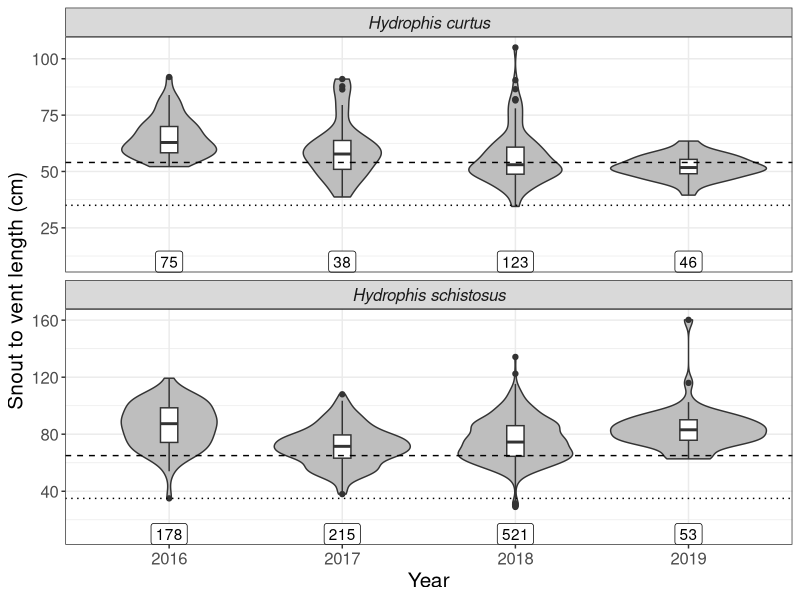
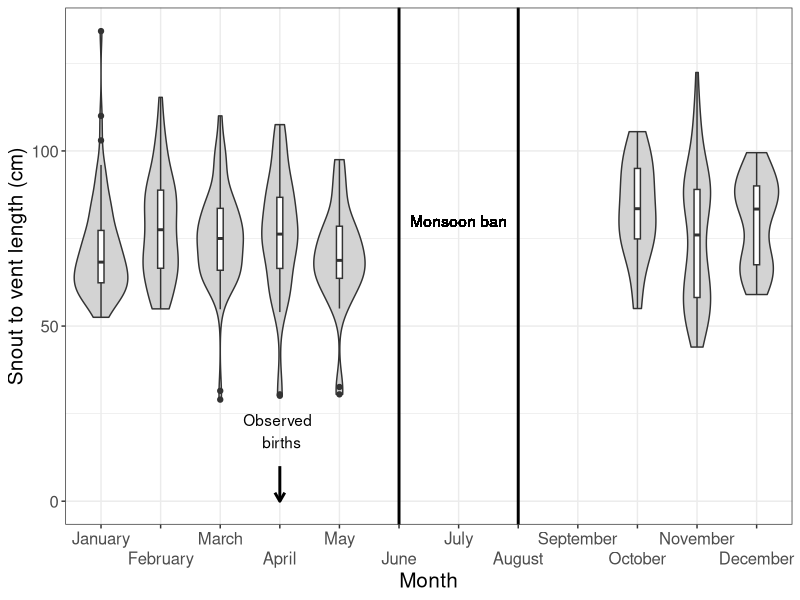
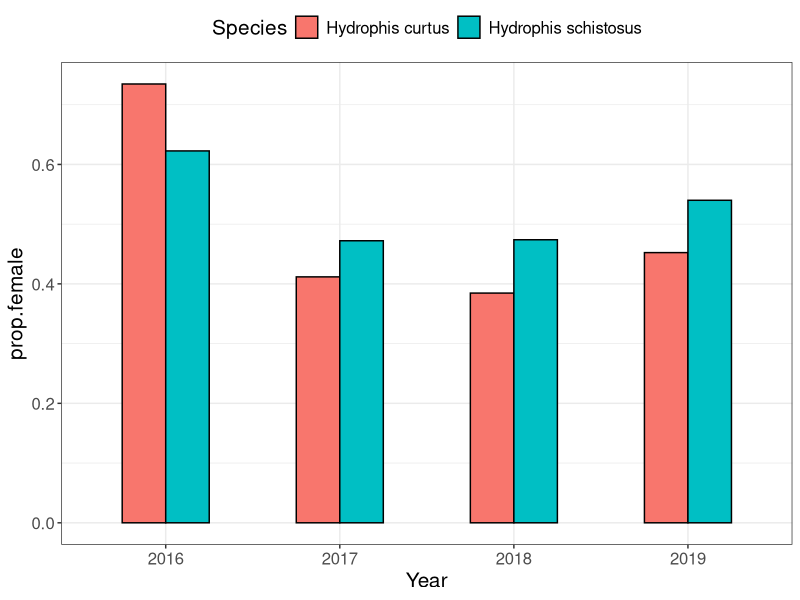
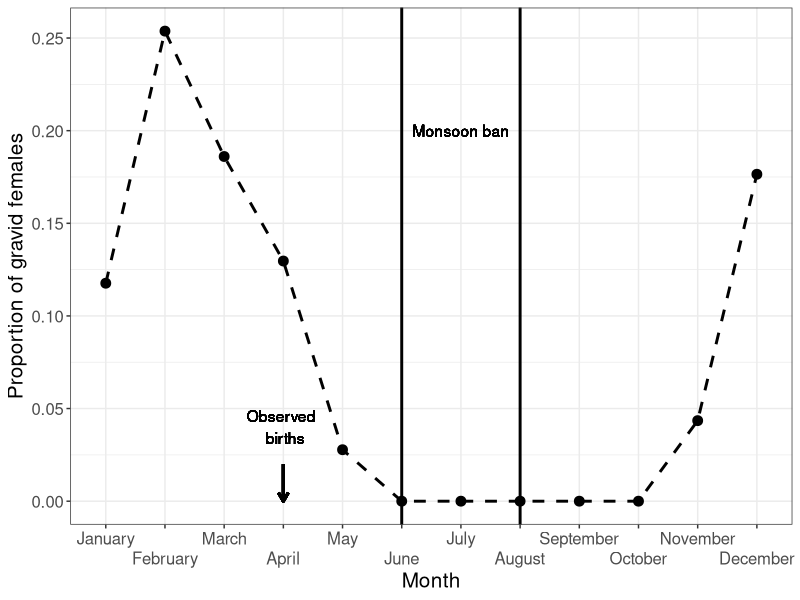
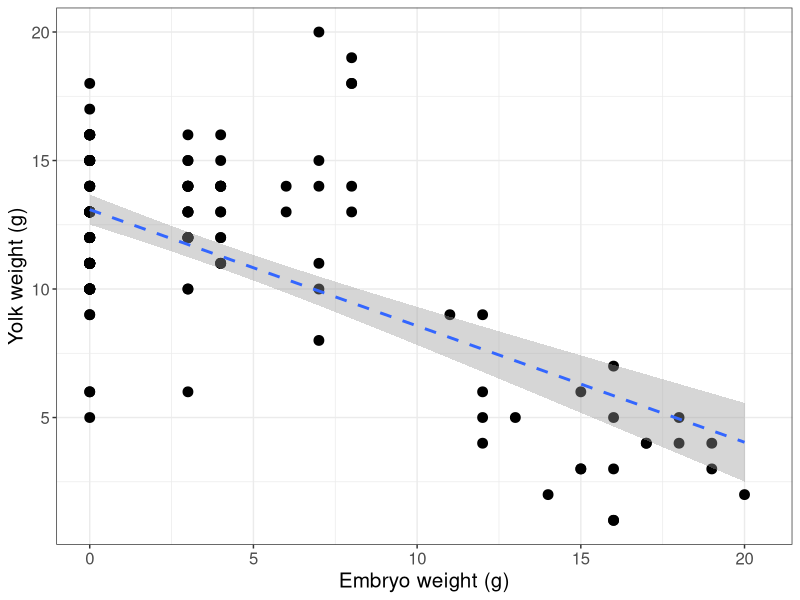
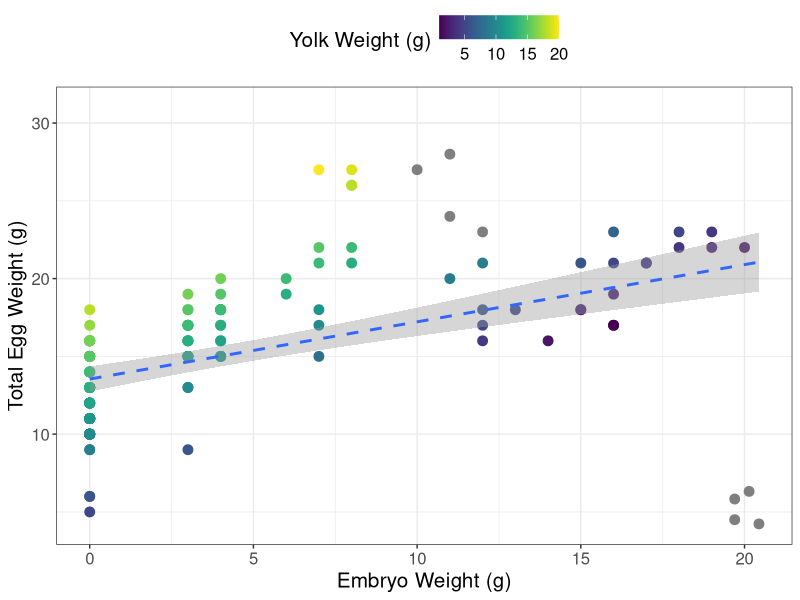
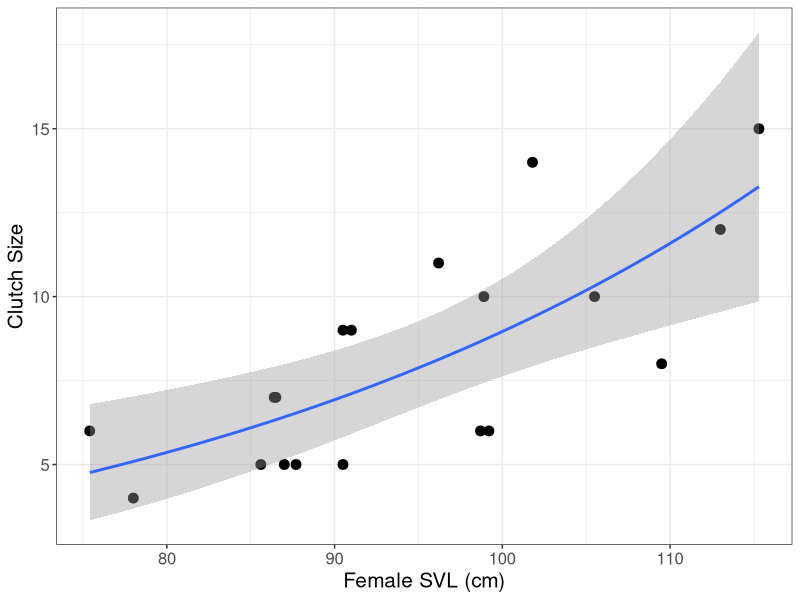
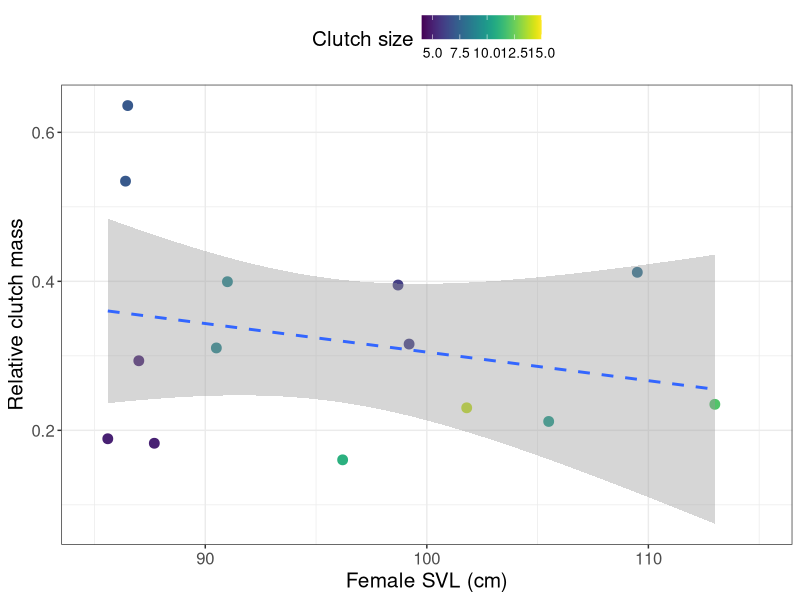

R code for these plots, in order:
## ---- chunk 1
#Global options

options(max.print="75")
knitr::opts_chunk$set(error = T, warning = F, message = F, tidy = T, cache = T,
                      dpi = 300, fig.align = "center", fig.height = 4.5, fig.width = 8)

#Required libraries

library(tidyverse)
library(lubridate)
library(viridis)

# Importing data

snakes = read.csv("./Data/Sea-snakes_fish-dep_mastersheet_250420.csv")
embryos = read.csv("./Data/Sea snake_embryo data_mastersheet.csv")

snakes <- snakes%>%
  mutate(Year = as.factor(Year))%>%
  filter(Species == "Hydrophis curtus" | Species == "Hydrophis schistosus")%>%
  droplevels()


theme_set(theme_bw()+
            theme(legend.position = "top",
                  text = element_text(size = 15)
                  )
          )#setting ggplot theme

HS <- snakes%>%
  filter(Species == "Hydrophis schistosus")%>% # filtering out other snakes from bycatch data
  mutate(Year = as.factor(Year))


## ---- chunk 2
snakes%>%
  group_by(Species)%>%
  count(name = "N")
## ---- chunk 3
snakes%>%
  filter(Gear.Type != "")%>%
  select(Date, Gear.Type, No..of.Hauls, Average.Haul.Duration..Hours., Tow.duration.hours)%>%
  distinct()%>%
  # Calculating tow duration
  mutate(Tow.duration.hours = case_when(!is.na(Tow.duration.hours) ~ Tow.duration.hours,
                                        is.na(Tow.duration.hours) ~ No..of.Hauls*Average.Haul.Duration..Hours.))%>%
  group_by(Gear.Type)%>%
  summarise(n = n(), # counting number of trips sampled
            haul.hours = sum(Tow.duration.hours, na.rm = T)) # total fishing effort
  
## ---- chunk 4
# calculating the mean SVL across years

age.yr <- snakes%>%
  group_by(Species, Year)%>%
  summarise(N = n(),
            mean = mean(Snout.to.Vent..cm., na.rm = T))

# SVL cut off for age classes

maturtity <- snakes%>%
  group_by(Species)%>%
  count()%>%
  mutate(juv = 35,
         adult = ifelse(Species == "Hydrophis curtus", 54, 65))
  
## ---- chunk 5
# plotting distribution of SVL across years

snakes%>%
  filter(Snout.to.Vent..cm. > 20)%>%
  ggplot(aes(Year, Snout.to.Vent..cm.))+
  geom_violin(fill = "grey")+
  geom_boxplot(width = 0.1)+
  geom_hline(data = maturtity, aes(yintercept = adult), linetype = "dashed")+
  geom_hline(data = maturtity, aes(yintercept = juv), linetype = "dotted")+
  #stat_summary(fun.data = "mean_sdl", geom = "pointrange", size = 1)+
  geom_label(data = age.yr, aes(Year, 10, label = N))+
  facet_wrap(~Species, ncol = 1, scales = "free_y")+
  labs(y = "Snout to vent length (cm)")+
  theme(strip.text = element_text(face = "italic"))

ggsave(last_plot(), filename = "./Figures/figure1.tiff", height = 6, width = 8)
  
## ---- chunk 6
pop.yr <- snakes%>%
  filter(!is.na(Class))%>% # fix 2016 svl
  group_by(Species, Year)%>%
  # Counting number of individuals in each developmental class
  count(Class)%>%
  complete(Class, fill = list(n = 0))%>%
  # Total number sampled in each year
  mutate(N = sum(n))%>%
  group_by(Year, Species, Class)%>%
  # Proportion of each developmental class
  mutate(prop.age = n/N)

# Summary stats

pop.yr%>%
  group_by(Species, Class)%>%
  skimr::skim(prop.age)%>%
  skimr::yank("numeric")%>%
  select(c(Species, Class, mean, sd))
## ---- chunk 7
pop.yr%>%
  filter(Year != 2019)%>%
  group_by(Species, Class)%>%
  nest()%>%
  mutate(test = map(data, ~prop.test(.$n, .$N)), # Z - test for proportion
         sumr = map(test, broom::tidy))%>%
  select(sumr)%>%
  unnest()%>%
  select(Class:p.value)
## ---- chunk 8

library(car)

snakes%>%
  filter(Year != "2019")%>%
  group_by(Species)%>%
  select(Year, Snout.to.Vent..cm.)%>%
  nest()%>%
  mutate(mod = map(data, ~lm(Snout.to.Vent..cm. ~ Year, data = .)),
          sumr = map(mod, broom::tidy),
          stat = map(mod, car::Anova))%>%
  select(stat)%>%
  unnest()
## ---- chunk 9
month.svl <- HS%>%
  filter(Year == "2018", # data not sufficient for other years
         Snout.to.Vent..cm. > 20)%>% # removing erroneous data
  mutate(Month = factor(Month, levels = month.name))%>%
  complete(Month)%>%
  group_by(Month)%>%
  # Calculating mean SVL in each month
  summarise(mean.SVL = mean(Snout.to.Vent..cm., na.rm = T))

# Month of observed births

births <- data.frame(Species = "Hydrophis schistosus", Month = "April")
## ---- chunk 10
# plotting distribution of SVL across months

HS%>%
  filter(Year == "2018", # data not sufficient for other years
         Snout.to.Vent..cm. > 20)%>% # removing erroneous data
  mutate(Month = factor(Month, levels = month.name))%>%
  complete(nesting(Species), Month)%>%
  droplevels()%>%
  ggplot(aes(Month, Snout.to.Vent..cm.))+
  geom_violin(fill = "light grey")+
  #geom_point(data = month.svl, aes(x = Month, y = mean.SVL), size = 3)+
  geom_boxplot(width = 0.1)+
  geom_segment(data = births, aes(x = Month, xend = Month, y = 0 , yend = 10), #marking births
               arrow = arrow(length = unit(0.25, "cm"), ends = "first"), size = 1)+
  geom_text(data = births, aes(x = Month, y = 20, label = paste("Observed \n births")))+
  geom_vline(aes(xintercept = "June"), size = 1)+#start of the monsoon ban
  geom_vline(aes(xintercept = "August"), size = 1)+#end of the monsoon ban
  geom_text(aes(x = "July", y = 80, label = "Monsoon ban"))+
  scale_x_discrete(guide = guide_axis(n.dodge = 2))+
  labs(y = "Snout to vent length (cm)")

## ---- chunk 11
snakes%>%
  filter(Year == "2018", # data not sufficient for other years
         Snout.to.Vent..cm. > 20)%>% # removing erroneous data
  mutate(Month = factor(Month, levels = month.name))%>%
  group_by(Species, Month)%>%
  summarise(prop.neonate = sum(Snout.to.Vent..cm. < 40)/n())%>%
  spread(Month, prop.neonate)
## ---- chunk 12

snakes%>%
  filter(Sex == "Male" | Sex == "Female")%>%
  group_by( Species, Year)%>%
  summarise(N = n(),
            females = sum(Sex == "Female"),
            prop.female = females/N)%>%
  ggplot(aes(Year, prop.female, fill = Species))+
  geom_col(width = 0.5, col = "black", position = position_dodge())

## ---- chunk 13
snakes%>%
  group_by(Species)%>%
  filter(Sex == "Male" | Sex == "Female")%>%
  summarise(females = sum(Sex == "Female"),
            N = n())
## ---- chunk 14
# is proportion of females different from 0.5?

snakes%>%
  filter(Sex == "Male" | Sex == "Female")%>%
  group_by(Species)%>%
  summarise(females = sum(Sex == "Female"),
            N = n())%>%
  group_by(Species)%>%
  nest()%>%
  mutate(test = map(data, ~prop.test(.$females, .$N, p = 0.5)), # Z - test for proportion
         sumr = map(test, broom::tidy))%>%
  select(sumr)%>%
  unnest()%>%
  select(-c(method, alternative))
## ---- chunk 15
snakes%>%
  group_by(Species)%>%
  count(Condition.at.encounter..D.A.)%>%
  # Calculating mortality rate
  mutate(N = sum(n),
         prop.dead = n/N)%>%
  filter(Condition.at.encounter..D.A. == "Dead")%>%
  select(-Condition.at.encounter..D.A.)
## ---- chunk 16
snakes%>%
  group_by(Species)%>%
  count(Condition.at.encounter..D.A.)%>%
  # Calculating mortality rate
  mutate(N = sum(n),
         prop.dead = n/N)%>%
  filter(Condition.at.encounter..D.A. == "Dead")%>%
  select(-Condition.at.encounter..D.A.)%>%
  ungroup()%>%
  nest()%>%
  mutate(test = map(data, ~prop.test(.$n, .$N)), # Z - test for propotion
         sumr = map(test, broom::tidy))%>%
  select(sumr)%>%
  unnest()%>%
  select(estimate1:p.value)%>%
  rename(`H. schistosus` = estimate2,
         `H. curtus` = estimate1)
## ---- chunk 17
snakes%>%
  filter(!is.na(Class))%>%
  group_by(Species, Class)%>%
  count(Condition.at.encounter..D.A.)%>%
  #calculating mortality rate
  mutate(N = sum(n),
         prop.dead = n/N)%>%
  filter(Condition.at.encounter..D.A. == "Dead")%>%
  select(-Condition.at.encounter..D.A.)
## ---- chunk 18
snakes%>%
  filter(!is.na(Class))%>%
  group_by(Species, Class)%>%
  count(Condition.at.encounter..D.A.)%>%
  # Caluclating mortality rate
  mutate(N = sum(n),
         prop.dead = n/N)%>%
  filter(Condition.at.encounter..D.A. == "Dead")%>%
  select(-Condition.at.encounter..D.A.)%>%
  group_by(Species)%>%
  nest()%>%
  mutate(test = map(data, ~prop.test(.$n, .$N)), # Z - test for proportion
         sumr = map(test, broom::tidy))%>%
  select(sumr)%>%
  unnest()%>%
  select(estimate1:p.value)

## ---- chunk 19
snakes%>%
  filter(Sex != "")%>%
  group_by(Species, Sex)%>%
  count(Condition.at.encounter..D.A.)%>%
  # Calculating mortality rate
  mutate(N = sum(n),
         prop.dead = n/N)%>%
  filter(Condition.at.encounter..D.A. == "Dead")%>%
  select(-Condition.at.encounter..D.A.)
## ---- chunk 20
snakes%>%
  filter(Sex != "")%>%
  group_by(Species, Sex)%>%
  count(Condition.at.encounter..D.A.)%>%
  mutate(N = sum(n),
         prop.dead = n/N)%>%
  filter(Condition.at.encounter..D.A. == "Dead")%>%
  select(-Condition.at.encounter..D.A.)%>%
  group_by(Species)%>%
  nest()%>%
  mutate(test = map(data, ~prop.test(.$n, .$N)),
         sumr = map(test, broom::tidy))%>%
  select(sumr)%>%
  unnest()%>%
  select(estimate1:p.value)
## ---- chunk 21
HS%>%
  filter(Sex == "Female",
         Class == "Adult")%>%
  group_by(Gravid)%>%
  count(Condition.at.encounter..D.A.)%>%
  # Calculating mortality rate
  mutate(N = sum(n),
         prop.dead = n/N)%>%
  filter(Condition.at.encounter..D.A. == "Dead")%>%
  select(-Condition.at.encounter..D.A.)
## ---- chunk 22
HS%>%
  filter(Sex == "Female",
         Class == "Adult")%>%
  group_by(Gravid)%>%
  count(Condition.at.encounter..D.A.)%>%
  mutate(N = sum(n),
         prop.dead = n/N)%>%
  filter(Condition.at.encounter..D.A. == "Dead")%>%
  select(-Condition.at.encounter..D.A.)%>%
  ungroup()%>%
  nest()%>%
  mutate(test = map(data, ~prop.test(.$n, .$N)),
         sumr = map(test, broom::tidy))%>%
  select(sumr)%>%
  unnest()%>%
  select(estimate1:p.value)
## ---- chunk 23
# percentage of gravid females in sample

HS%>%
  count(Gravid)%>%
  mutate(N = sum(n))%>%
  mutate(prop.gravid = n/N)%>%
  filter(Gravid == "Yes")%>%
  select(-c(Gravid))
## ---- chunk 24
# checking the number of gravid females per year

HS%>%
  group_by(Year)%>%
  filter(Gravid == "Yes")%>%
  count(Gravid)%>%
  spread(Gravid, n)%>%
  rename(`n(Gravid Females)` = Yes)
## ---- chunk 25
# calculating the proportion of gravid females per month

gravid <- HS%>%
  mutate(Month = factor(Month, levels = month.name))%>%
  filter(Year == "2018" | Year == "2019")%>% # only for 2018/19
  group_by(Month)%>%
  summarise(N = n(),
            gravid = sum(Gravid == "Yes"),
            prop.gravid = gravid/N)

gravid
## ---- chunk 26
# plotting prop gravid per month

gravid%>%
  mutate(Month = factor(Month, levels = month.name))%>%
  complete(Month, fill = list(prop.gravid = 0))%>%
  ggplot(aes(Month, prop.gravid))+
  geom_point(size = 3)+
  geom_path(aes(group = 1), size = 1, linetype = "dashed")+
  geom_segment(aes(x = "April", xend = "April", y = 0 , yend = 0.02), #marking births
               arrow = arrow(length = unit(0.25, "cm"), ends = "first"), size = 1)+
  geom_text(aes(x = "April", y = 0.04, label = paste("Observed \n births")))+
  geom_vline(aes(xintercept = "June"), size = 1)+#start of the monsoon ban
  geom_vline(aes(xintercept = "August"), size = 1)+#end of the monsoon ban
  geom_text(aes(x = "July", y = 0.20, label = "Monsoon ban"))+
  scale_x_discrete(guide = guide_axis(n.dodge = 2))+
  labs(y = "Proportion of gravid females")

## ---- chunk 27
embryos%>%
  summarise(n.mothers = length(unique(Field.Code)),
            n.embryos = length(unique(Embryo.Code)))
## ---- chunk 28
embryos%>%
  select(Egg.Length..mm.., Egg.Width..mm.., Egg.Weigth..g.., Snout.to.Vent..cm., Embryo.Weight..g.)%>%
  skimr::skim()%>%
  skimr::yank("numeric")%>%
  select(c(skim_variable, mean, sd))
## ---- chunk 29
embryos%>%
  group_by(Field.Code)%>%
  filter(Sex != "")%>%
  summarise(prop.female = sum(Sex == "Female")/n())%>%
  skimr::skim(prop.female)%>%
  skimr::yank("numeric")%>%
  select(c(skim_variable, mean, sd))
## ---- chunk 30
embryos%>%
  filter(Sex != "")%>%
  summarise(females = sum(Sex == "Female"),
            N = n())
## ---- chunk 31
broom::tidy(prop.test(86, 166, p = 0.5))%>% # Z - test
  select(estimate:conf.high)
## ---- chunk 32
embryos%>%
  count(Embryo)%>%
  mutate(N = sum(n), rate = n*100/N)%>%
  select(-N)
## ---- chunk 33
embryos%>%
  ggplot(aes(Embryo.Weight..g., Yolk.Weight..g.))+
  geom_point(size = 3)+
  geom_smooth(method = "lm", linetype = "dashed", size = 1)+
  labs(x = "Embryo weight (g)", y = "Yolk weight (g)")
## ---- chunk 34
embryos%>%
  select(Yolk.Weight..g., Embryo.Weight..g.)%>%
  nest()%>%
  # Yolk weight is normally distributed
  mutate(mod = map(data, ~lm(Yolk.Weight..g. ~ Embryo.Weight..g., data = .)),
         sumr = map(mod, broom::tidy),
         stat = map(mod, broom::glance))%>%
  select(sumr, stat)%>%
  unnest()%>%
  select(term:r.squared)
## ---- chunk 35
embryos%>%
  ggplot(aes(Embryo.Weight..g., Egg.Weigth..g..))+
  geom_point(aes(col = Yolk.Weight..g.), size = 3)+
  geom_smooth(method = "lm", linetype = "dashed", size = 1)+
  scale_color_viridis(name = "Yolk Weight (g)")+
  labs(x = "Embryo Weight (g)", y = "Total Egg Weight (g)")

## ---- chunk 36
embryos%>%
  select(Egg.Weigth..g.., Embryo.Weight..g.)%>%
  nest()%>%
  # Total egg mass is normally distributed
  mutate(mod = map(data, ~lm(Egg.Weigth..g.. ~ Embryo.Weight..g., data = .)),
         sumr = map(mod, broom::tidy),
         stat = map(mod, broom::glance))%>%
  select(sumr, stat)%>%
  unnest()%>%
  select(term:r.squared)
## ---- chunk 37
# Cleaning reproductive effort data

re <- embryos%>%
  left_join(snakes, by = c("Date", "Field.Code", "Species"))%>%
  select(Date, Field.Code, Embryo.Code, Species, Egg.Length..mm..:Tail.Length..cm..x,
         Egg.Weigth..g..:Sex.x, Snout.to.Vent..cm..y:Tail.Length..cm..y, Weight..g.,
         -Body.Length..cm..x, - Body.Length..cm..y)%>%
  filter(Species == "Hydrophis schistosus")%>%
  rename(Embryo.SVL = Snout.to.Vent..cm..x,
         Embryo.TL = Tail.Length..cm..x,
         Embryo.Sex = Sex.x,
         Female.SVL = Snout.to.Vent..cm..y,
         Female.TL = Tail.Length..cm..y,
         Mother.Wt = Weight..g.
         )%>%
  # Removing erroneous data point
  filter(Female.SVL > 50)
## ---- chunk 38
re_clutch <- re%>%
  select(Field.Code, Egg.Weigth..g.., Mother.Wt, Female.SVL)%>%
  group_by(Field.Code)%>%
  summarise(clutch.size = n(),
            Clutch.wt = sum(Egg.Weigth..g..),
            Mother.wt = last(Mother.Wt),
            Female.SVL = last(Female.SVL))%>%
  mutate(rcm = Clutch.wt/(Mother.wt - Clutch.wt))

re_clutch%>%
  ggplot(aes(Female.SVL, clutch.size))+
  geom_point(size =3)+
  geom_smooth(method = 'glm', method.args = list(family = 'poisson'))+
  labs(x = "Female SVL (cm)", y = "Clutch Size")
## ---- chunk 39

mcfadden <- function(x){
  
  r2 <- 1 - (x$deviance/x$null.deviance)
  
}

re_clutch%>%
  select(Female.SVL, clutch.size)%>%
  nest()%>%
  mutate(mod = map(data, ~glm(clutch.size ~ Female.SVL, data = ., family = "poisson")),
         sumr = map(mod, broom::tidy),
         stat = map(mod, broom::glance),
         r.squared =  map_dbl(stat, ~mcfadden(.)))%>%
  select(sumr, stat,r.squared)%>%
  unnest()%>%
  select(c(term:p.value, r.squared))

## ---- chunk 40
re_clutch%>%
  ggplot(aes(Female.SVL, rcm))+
  geom_point(aes(col = clutch.size), size = 3)+
  geom_smooth(method = "lm", linetype = "dashed")+
  scale_y_continuous(name = "Relative clutch mass")+
  scale_x_continuous(limits = c(85, 115), name = "Female SVL (cm)")+
  scale_color_viridis(name = "Clutch size")+
  theme(legend.text = element_text(size = 10))
## ---- chunk 41
re_clutch%>%
  select(Female.SVL, rcm)%>%
  nest()%>%
  mutate(mod = map(data, ~lm(rcm ~ Female.SVL, data = .)),
         sumr = map(mod, broom::tidy),
         stat = map(mod, broom::glance))%>%
  select(sumr, stat)%>%
  unnest()%>%
  select(term:r.squared)
## ---- chunk 42
# calculating reproductive effort per embruo

re_embryo <- re%>%
  select(Field.Code, Embryo.Code, Egg.Weigth..g..,  Mother.Wt, Female.SVL, Embryo.Sex, Embryo.SVL)%>%
  group_by(Field.Code)%>%
  mutate(clutch.wt = sum(Egg.Weigth..g..), 
         Female.wt = Mother.Wt - clutch.wt)%>%
  group_by(Field.Code, Embryo.Code)%>%
  summarise(inv = Egg.Weigth..g../Female.wt,# investment per embryo
            Female.SVL = last(Female.SVL),
            Embryo.Sex = Embryo.Sex,
            Embryo.SVL = Embryo.SVL)%>%
  ungroup()

# using residuals to control for embryo development

emsvlinv <- lm(inv ~ Embryo.SVL, data = re_embryo)

# Plotting

re_embryo%>%
  modelr::add_residuals(emsvlinv)%>%
  ggplot(aes(Female.SVL, resid))+
  geom_point(aes(col = Embryo.SVL), size = 3)+
  geom_smooth(method = "lm", linetype = "dashed", size = 1)+
  scale_y_continuous(name = "Relative egg mass (residuals)")+
  scale_x_continuous(limits = c(85, 115), name = "Female SVL (cm)")+
  scale_color_viridis(name = "Embryo SVL (cm)")

## ---- chunk 43
re_embryo%>%
  select(Female.SVL, inv, Embryo.SVL)%>%
  nest()%>%
  mutate(mod = map(data, ~lm(inv ~ Female.SVL + Embryo.SVL, data = .)),
         sumr = map(mod, broom::tidy),
         stat = map(mod, broom::glance))%>%
  select(sumr, stat)%>%
  unnest()%>%
  select(term:p.value, r.squared)
## ---- chunk 44
re_embryo%>%
  filter(Embryo.Sex == "Male" | Embryo.Sex == "Female")%>%
  modelr::add_residuals(emsvlinv)%>%
  ggplot(aes(Female.SVL, resid, shape = Embryo.Sex))+
  geom_point(aes(col = Embryo.SVL), size = 3)+
  geom_smooth(method = "lm", linetype = "dashed", size = 1)+
  scale_y_continuous(name = "Relative egg mass (residuals)")+
  scale_x_continuous(limits = c(85, 115), name = "Female SVL (cm)")+
  scale_color_viridis(name = "Embryo SVL (cm)")+
  scale_shape_discrete(name = "Embryo Sex")
## ---- chunk 45
re_embryo%>%
  filter(Embryo.Sex == "Male" | Embryo.Sex == "Female")%>%
  select(Embryo.Sex, inv, Embryo.SVL)%>%
  nest()%>%
  mutate(mod = map(data, ~lm(inv ~ Embryo.Sex + Embryo.SVL, data = .)),
         sumr = map(mod, broom::tidy),
         stat = map(mod, broom::glance))%>%
  select(sumr, stat)%>%
  unnest()%>%
  select(term:p.value, r.squared)
